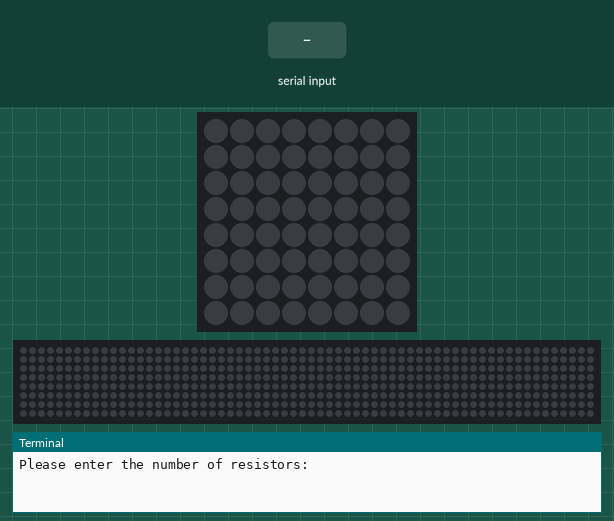
This program was run on a simulated Raspberry Pi (BCM pin numbers) with a Sense HAT. Shown: the Sense HAT's 8×8 RGB LED matrix, a strip that is not on the board, showing the scrolling text unrolled, the last lines printed to the terminal. The test bench sets the inputs (shaded band). The 64×8 strip is a reading aid, not a part: it shows the text the matrix is scrolling, unrolled, one strip-width of it at a time. At 49.7 s the program stops and its outputs stay as they are.

Above: at 1.2 s.
1.3 s: "5" typed at the terminal, then Enter
At 1.45 s:
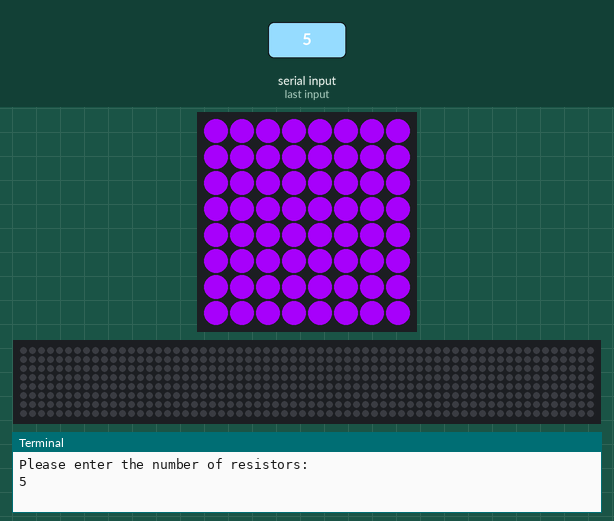
At 48.5 s:
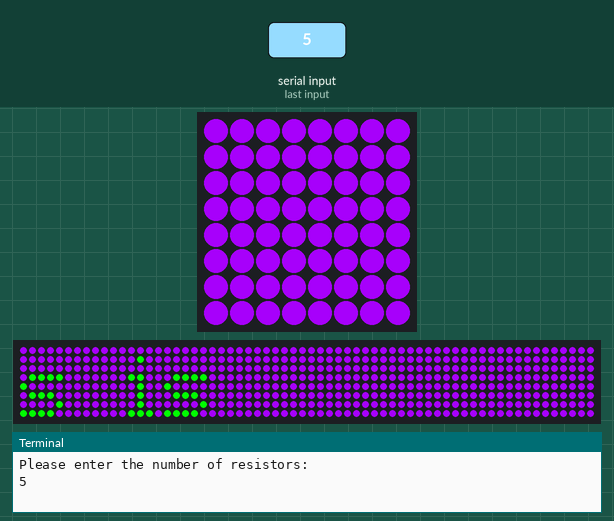

The program:

compute_resistor.py
```python
#compute_resistor.py
#Kyle Moore - 5-29-19

from sense_hat import SenseHat

def main():

    #Declarations
    base_cost = 2.0
    sense = SenseHat()

    #Get resistors from user & display resistors via Sense HAT
    resistors = int(input("Please enter the number of resistors: "))
    sense.show_message("The number of resistors is ",scroll_speed=0.3,text_colour=[0,255,0],back_colour=[160,32,240])
    sense.clear()

    #Decision Structure - Compute cost based on user input
    if resistors >=1 and resistors <= 100:
        cost = (resistors * 2) + base_cost
    elif resistors >= 101 and resistors <= 1000:
        cost = (resistors * 1.755) + 1.5
    elif resistors >= 1001 and resistors <= 5000:
        cost = (resistors * 1.125) + 0.5
    else:
        cost = resistors * 0.925

    #Print cost
    print("The cost is: " + format(cost,".2f"))
    print("The cost is: " + format(cost,".1e"))

main()
```

Measured:
- after the input at 1.3 s, the LEDs: change at once (image 1)
